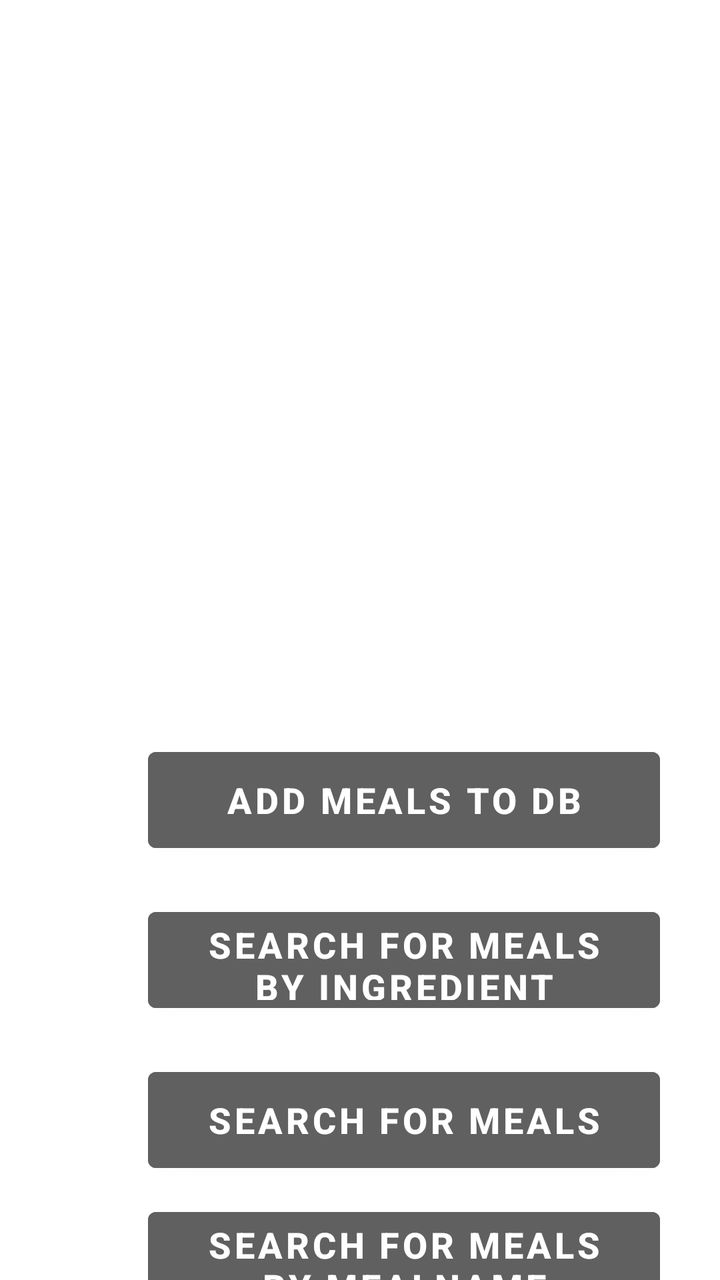
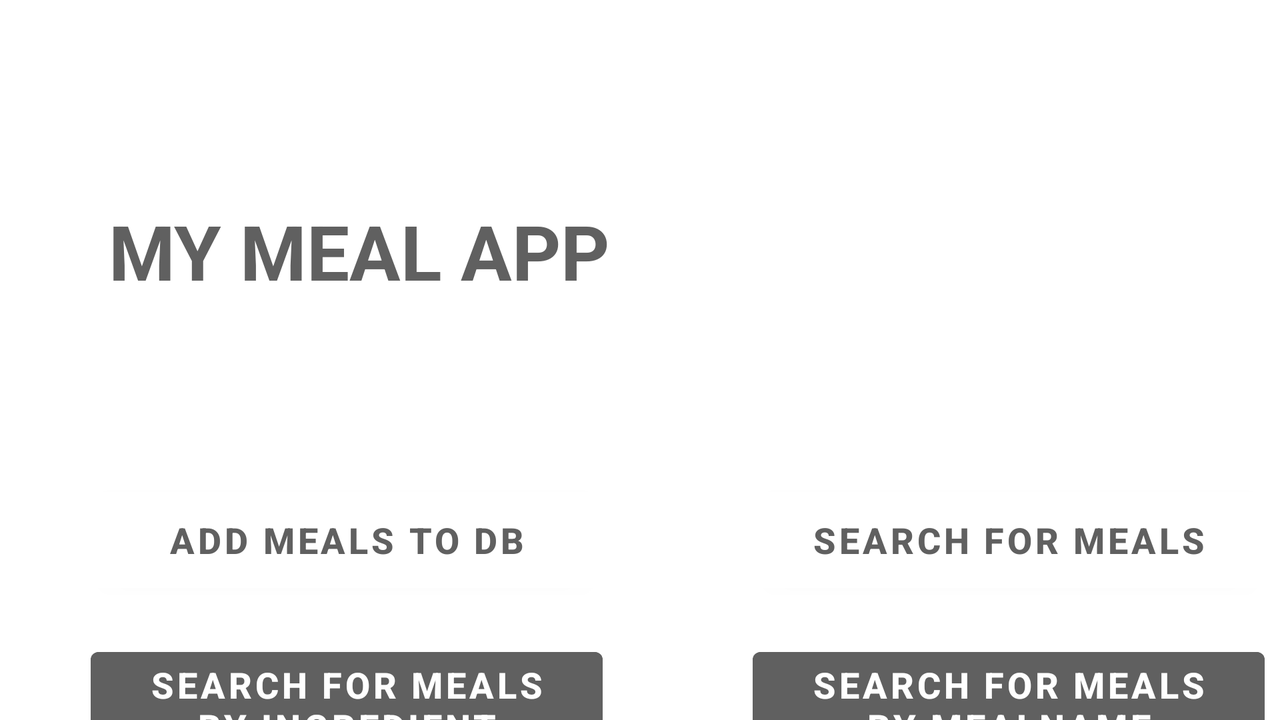

Compare how this app lays out the same screen by default and in its alternative resource folder. The renders come first, then the two layout files and the values they reference.
<!-- AndroidManifest.xml: application theme Theme.MealsApp -->
<!-- res/layout/activity_main.xml -->
<?xml version="1.0" encoding="utf-8"?>
<LinearLayout xmlns:android="http://schemas.android.com/apk/res/android"
    xmlns:app="http://schemas.android.com/apk/res-auto"
    xmlns:tools="http://schemas.android.com/tools"
    android:id="@+id/add_to_db"
    android:layout_width="match_parent"
    android:layout_height="match_parent"
    android:background="@drawable/image4"
    tools:context=".MainActivity">

    <TextView
        android:layout_width="wrap_content"
        android:layout_height="wrap_content"
        android:layout_marginLeft="65dp"
        android:layout_marginTop="310dp"
        android:text="    MEAL APP     "
        android:textColor="#FFFFFF"
        android:textSize="38sp"
        android:textStyle="bold" />

    <LinearLayout
        android:layout_width="256dp"
        android:layout_height="291dp"
        android:layout_marginLeft="-260dp"
        android:layout_marginTop="370dp"
        android:orientation="vertical">


        <Button
            android:id="@+id/addMealstoDbBtn"
            android:layout_width="match_parent"
            android:layout_height="60dp"
            android:backgroundTint="#606060"
            android:text="Add Meals to DB"
            android:textColor="#FFFFFF"
            android:textSize="18sp"
            tools:textStyle="bold" />

        <Button
            android:id="@+id/SearchforMealsByIngredientbtn"
            android:layout_width="match_parent"
            android:layout_height="60dp"
            android:layout_marginTop="20dp"
            android:backgroundTint="#606060"
            android:text="Search for Meals By Ingredient"
            android:textColor="#FFFFFF"
            android:textSize="18sp"
            android:textStyle="bold" />

        <Button
            android:id="@+id/searchForMealbtn"
            android:layout_width="match_parent"
            android:layout_height="60dp"
            android:layout_marginTop="20dp"
            android:backgroundTint="#606060"
            android:text="Search for Meals"
            android:textColor="#FFFFFF"
            android:textSize="18sp"
            tools:textStyle="bold" />

        <Button
            android:id="@+id/searchForMealNamebtn"
            android:layout_width="match_parent"
            android:layout_height="60dp"
            android:layout_marginTop="10dp"
            android:backgroundTint="#606060"
            android:text="Search for Meals By MealName"
            android:textColor="#FFFFFF"
            android:textSize="18sp"
            tools:textStyle="bold" />
    </LinearLayout>


</LinearLayout>
<!-- resources referenced by this layout -->
<resources>
  <style name="Theme.MealsApp" parent="Theme.MaterialComponents.DayNight.NoActionBar">
          
          <item name="colorPrimary">@color/purple_500</item>
          <item name="colorPrimaryVariant">@color/purple_700</item>
          <item name="colorOnPrimary">@color/white</item>
          
          <item name="colorSecondary">@color/teal_200</item>
          <item name="colorSecondaryVariant">@color/teal_700</item>
          <item name="colorOnSecondary">@color/black</item>
          
          <item name="android:statusBarColor">?attr/colorPrimaryVariant</item>
          
      </style>
</resources>
<!-- res/layout-land/activity_main.xml (the repository's variant of the layout above) -->
<!-- drawn on the phone turned sideways -->
<?xml version="1.0" encoding="utf-8"?>
<LinearLayout xmlns:android="http://schemas.android.com/apk/res/android"
    xmlns:app="http://schemas.android.com/apk/res-auto"
    xmlns:tools="http://schemas.android.com/tools"
    android:id="@+id/add_to_db"
    android:layout_width="match_parent"
    android:layout_height="match_parent"
    android:background="@drawable/image4"
    tools:context=".MainActivity">

    <TextView
        android:layout_width="wrap_content"
        android:layout_height="wrap_content"
        android:layout_marginLeft="45dp"
        android:layout_marginTop="100dp"
        android:text=" MY MEAL APP"
        android:textColor="#606060"
        android:textSize="38sp"
        android:textStyle="bold" />

    <LinearLayout
        android:layout_width="256dp"
        android:layout_height="291dp"
        android:layout_marginLeft="-260dp"
        android:layout_marginTop="240dp"
        android:orientation="vertical">


        <Button
            android:id="@+id/addMealstoDbBtn"
            android:layout_width="match_parent"
            android:layout_height="60dp"
            android:backgroundTint="#FFFFFF"
            android:text="Add Meals to DB"
            android:textColor="#606060"
            android:textSize="18sp"
            tools:textStyle="bold" />

        <Button
            android:id="@+id/SearchforMealsByIngredientbtn"
            android:layout_width="match_parent"
            android:layout_height="60dp"
            android:layout_marginTop="20dp"
            android:backgroundTint="#606060"
            android:text="Search for Meals By Ingredient"
            android:textColor="#FFFFFF"
            android:textSize="18sp"
            android:textStyle="bold" />
    </LinearLayout>

    <LinearLayout
        android:layout_width="256dp"
        android:layout_height="291dp"
        android:layout_marginLeft="75dp"
        android:layout_marginTop="220dp"
        android:orientation="vertical">

        <Button
            android:id="@+id/searchForMealbtn"
            android:layout_width="match_parent"
            android:layout_height="60dp"
            android:layout_marginTop="20dp"
            android:backgroundTint="#FFFFFF"
            android:text="Search for Meals"
            android:textColor="#606060"
            android:textSize="18sp"
            tools:textStyle="bold" />

        <Button
            android:id="@+id/searchForMealNamebtn"
            android:layout_width="match_parent"
            android:layout_height="60dp"
            android:layout_marginTop="20dp"
            android:backgroundTint="#606060"
            android:text="Search for Meals By MealName"
            android:textColor="#FFFFFF"
            android:textSize="18sp"
            tools:textStyle="bold" />
    </LinearLayout>


</LinearLayout>
